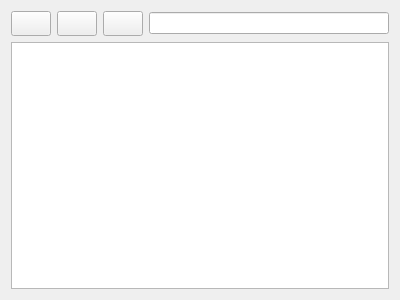
<?xml version="1.0" encoding="UTF-8"?>
<ui version="4.0">
 <class>centralWidget</class>
 <widget class="QWidget" name="centralWidget">
  <property name="geometry">
   <rect>
    <x>0</x>
    <y>0</y>
    <width>400</width>
    <height>300</height>
   </rect>
  </property>
  <property name="windowTitle">
   <string>Form</string>
  </property>
  <layout class="QHBoxLayout" name="horizontalLayout">
   <item>
    <layout class="QVBoxLayout" name="selectionLayout">
     <item>
      <layout class="QHBoxLayout" name="selctionBottonsLayout">
       <item>
        <widget class="QPushButton" name="saveSelection">
         <property name="sizePolicy">
          <sizepolicy hsizetype="Minimum" vsizetype="Minimum">
           <horstretch>0</horstretch>
           <verstretch>0</verstretch>
          </sizepolicy>
         </property>
         <property name="minimumSize">
          <size>
           <width>25</width>
           <height>25</height>
          </size>
         </property>
         <property name="toolTip">
          <string>Save the current selection</string>
         </property>
         <property name="statusTip">
          <string>Save the current selection</string>
         </property>
         <property name="whatsThis">
          <string>Save the current selection</string>
         </property>
         <property name="text">
          <string/>
         </property>
        </widget>
       </item>
       <item>
        <widget class="QPushButton" name="exportSelection">
         <property name="minimumSize">
          <size>
           <width>25</width>
           <height>25</height>
          </size>
         </property>
         <property name="toolTip">
          <string>Export the current selection to a file</string>
         </property>
         <property name="statusTip">
          <string>Export the current selection to a file</string>
         </property>
         <property name="whatsThis">
          <string>Export the current selection to a file</string>
         </property>
         <property name="text">
          <string/>
         </property>
        </widget>
       </item>
       <item>
        <widget class="QPushButton" name="clearSelection">
         <property name="sizePolicy">
          <sizepolicy hsizetype="Minimum" vsizetype="Minimum">
           <horstretch>0</horstretch>
           <verstretch>0</verstretch>
          </sizepolicy>
         </property>
         <property name="minimumSize">
          <size>
           <width>25</width>
           <height>25</height>
          </size>
         </property>
         <property name="toolTip">
          <string>Clear the current selection</string>
         </property>
         <property name="statusTip">
          <string>Clear the current selection</string>
         </property>
         <property name="whatsThis">
          <string>Clear the current selection</string>
         </property>
         <property name="text">
          <string/>
         </property>
        </widget>
       </item>
       <item>
        <widget class="QLineEdit" name="geneSelectionFilterLineEdit">
         <property name="minimumSize">
          <size>
           <width>50</width>
           <height>0</height>
          </size>
         </property>
         <property name="mouseTracking">
          <bool>false</bool>
         </property>
         <property name="focusPolicy">
          <enum>Qt::ClickFocus</enum>
         </property>
         <property name="contextMenuPolicy">
          <enum>Qt::DefaultContextMenu</enum>
         </property>
         <property name="acceptDrops">
          <bool>false</bool>
         </property>
         <property name="toolTip">
          <string>Search for a gene name among the selected genes</string>
         </property>
         <property name="statusTip">
          <string>Search for a gene name among the selected genes</string>
         </property>
         <property name="whatsThis">
          <string>Search for a gene name among the selected genes</string>
         </property>
        </widget>
       </item>
      </layout>
     </item>
     <item>
      <widget class="GeneSelectionTableView" name="selections_tableview">
       <property name="sizePolicy">
        <sizepolicy hsizetype="Expanding" vsizetype="MinimumExpanding">
         <horstretch>0</horstretch>
         <verstretch>0</verstretch>
        </sizepolicy>
       </property>
       <property name="minimumSize">
        <size>
         <width>100</width>
         <height>0</height>
        </size>
       </property>
       <property name="mouseTracking">
        <bool>true</bool>
       </property>
       <property name="focusPolicy">
        <enum>Qt::ClickFocus</enum>
       </property>
       <property name="toolTip">
        <string>Genes Selected</string>
       </property>
       <property name="sizeAdjustPolicy">
        <enum>QAbstractScrollArea::AdjustIgnored</enum>
       </property>
       <property name="editTriggers">
        <set>QAbstractItemView::NoEditTriggers</set>
       </property>
       <property name="showDropIndicator" stdset="0">
        <bool>false</bool>
       </property>
       <property name="dragDropOverwriteMode">
        <bool>false</bool>
       </property>
       <property name="selectionMode">
        <enum>QAbstractItemView::NoSelection</enum>
       </property>
       <property name="verticalScrollMode">
        <enum>QAbstractItemView::ScrollPerItem</enum>
       </property>
       <property name="horizontalScrollMode">
        <enum>QAbstractItemView::ScrollPerPixel</enum>
       </property>
       <property name="showGrid">
        <bool>false</bool>
       </property>
       <property name="sortingEnabled">
        <bool>true</bool>
       </property>
       <attribute name="verticalHeaderVisible">
        <bool>false</bool>
       </attribute>
      </widget>
     </item>
    </layout>
   </item>
  </layout>
 </widget>
 <customwidgets>
  <customwidget>
   <class>GeneSelectionTableView</class>
   <extends>QTableView</extends>
   <header>viewTables/GeneSelectionTableView.h</header>
  </customwidget>
 </customwidgets>
 <resources/>
 <connections/>
</ui>
